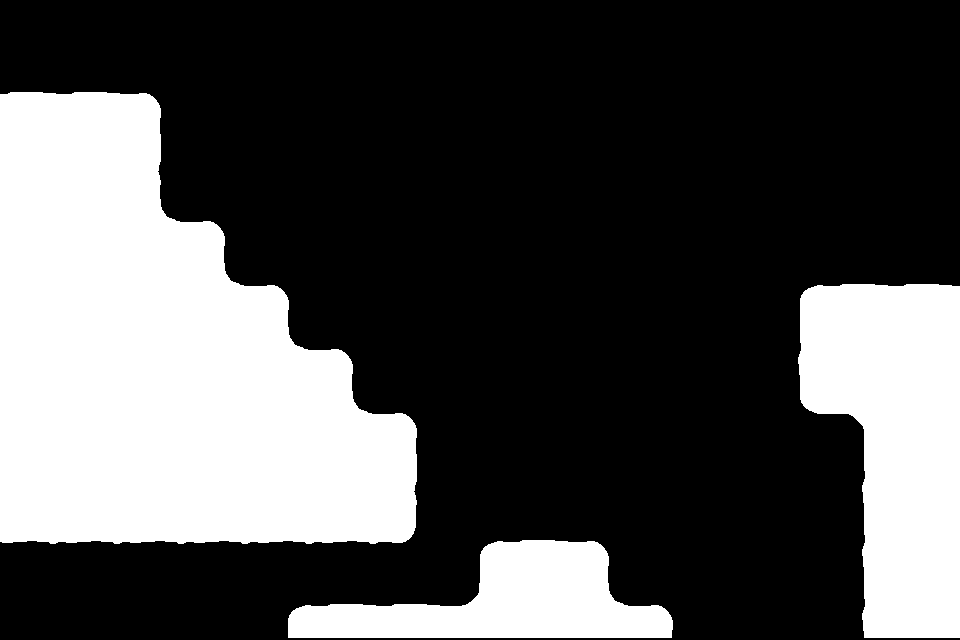

A 2D game scene composited from a Tiled map and its tileset images. What follows is a short description and the map's XML, with every tile layer's data as written:
An orthogonal 15x10 tile map with 64x64 px tiles, 1 tile layer (Chao) and 13 objects (12x Prefab, ZonadeMorte).

<map version="1.0" orientation="orthogonal" renderorder="right-down" width="15" height="10" tilewidth="64" tileheight="64" nextobjectid="45">
 <tileset firstgid="1" source="TilesetSimples/tileset.tsx" />
 <layer name="Chao" width="15" height="10" offsetx="0" offsety="-2">
  <properties>
   <property name="unity:layer" value="Solido" />
  </properties>
  <data encoding="csv">
0,0,0,0,0,0,0,0,0,0,0,0,0,0,0,
2,2,3,0,0,0,0,0,0,0,0,0,0,0,0,
7,7,8,0,0,0,0,0,0,0,0,0,0,0,0,
7,7,5,3,0,0,0,0,0,0,0,0,0,0,0,
7,7,7,5,3,0,0,0,0,0,0,0,1,2,2,
7,7,7,7,5,3,0,0,0,0,0,0,6,7,7,
7,7,7,7,7,5,3,0,0,0,0,0,11,9,7,
7,7,7,7,7,7,8,0,0,0,0,0,0,6,7,
12,12,12,12,12,12,13,1,2,3,0,0,0,6,7,
0,0,0,0,1,2,2,4,7,5,3,0,0,6,7
</data>
 </layer>
 <objectgroup name="Objetos" offsetx="-2" offsety="-3">
  <properties>
   <property name="unity:layer" value="Objetos" />
  </properties>
  <object id="4" name="Porta" type="Prefab" gid="17" x="898" y="290" width="64" height="64">
   <properties>
    <property name="PrefabSwap" type="bool" value="true" />
   </properties>
  </object>
  <object id="30" name="Placa" type="Prefab" gid="15" x="358" y="418" width="64" height="64">
   <properties>
    <property name="PrefabSwap" type="bool" value="true" />
    <property name="msg" value="Cristal ativa a escada, mas cuidado para não se precipitar" />
   </properties>
  </object>
  <object id="31" name="Jogador" type="Prefab" gid="20" x="4" y="93" width="64" height="64">
   <properties>
    <property name="PrefabSwap" type="bool" value="true" />
   </properties>
  </object>
  <object id="32" name="Cristal" type="Prefab" gid="23" x="290" y="615" width="64" height="64">
   <properties>
    <property name="PrefabSwap" type="bool" value="true" />
   </properties>
  </object>
  <object id="35" name="Bloco" type="Prefab" gid="21" x="576" y="560" width="64" height="64">
   <properties>
    <property name="PrefabSwap" type="bool" value="true" />
   </properties>
  </object>
  <object id="36" name="Bloco" type="Prefab" gid="21" x="638" y="491" width="64" height="64">
   <properties>
    <property name="PrefabSwap" type="bool" value="true" />
   </properties>
  </object>
  <object id="37" name="Bloco" type="Prefab" gid="21" x="669" y="459" width="64" height="64">
   <properties>
    <property name="PrefabSwap" type="bool" value="true" />
   </properties>
  </object>
  <object id="38" name="Bloco" type="Prefab" gid="21" x="699" y="429" width="64" height="64">
   <properties>
    <property name="PrefabSwap" type="bool" value="true" />
   </properties>
  </object>
  <object id="39" name="Bloco" type="Prefab" gid="21" x="730" y="398" width="64" height="64">
   <properties>
    <property name="PrefabSwap" type="bool" value="true" />
   </properties>
  </object>
  <object id="40" name="Chave" type="Prefab" gid="18" x="609" y="613" width="64" height="64">
   <properties>
    <property name="PrefabSwap" type="bool" value="true" />
   </properties>
  </object>
  <object id="41" name="ZonadeMorte" x="-15" y="629" width="995" height="130">
   <properties>
    <property name="unity:isTrigger" value="true" />
    <property name="unity:layer" value="Morte" />
   </properties>
  </object>
  <object id="43" name="Bloco" type="Prefab" gid="21" x="609" y="527" width="64" height="64">
   <properties>
    <property name="PrefabSwap" type="bool" value="true" />
   </properties>
  </object>
  <object id="44" name="Bloco" type="Prefab" gid="21" x="760" y="366" width="64" height="64">
   <properties>
    <property name="PrefabSwap" type="bool" value="true" />
   </properties>
  </object>
 </objectgroup>
</map>
